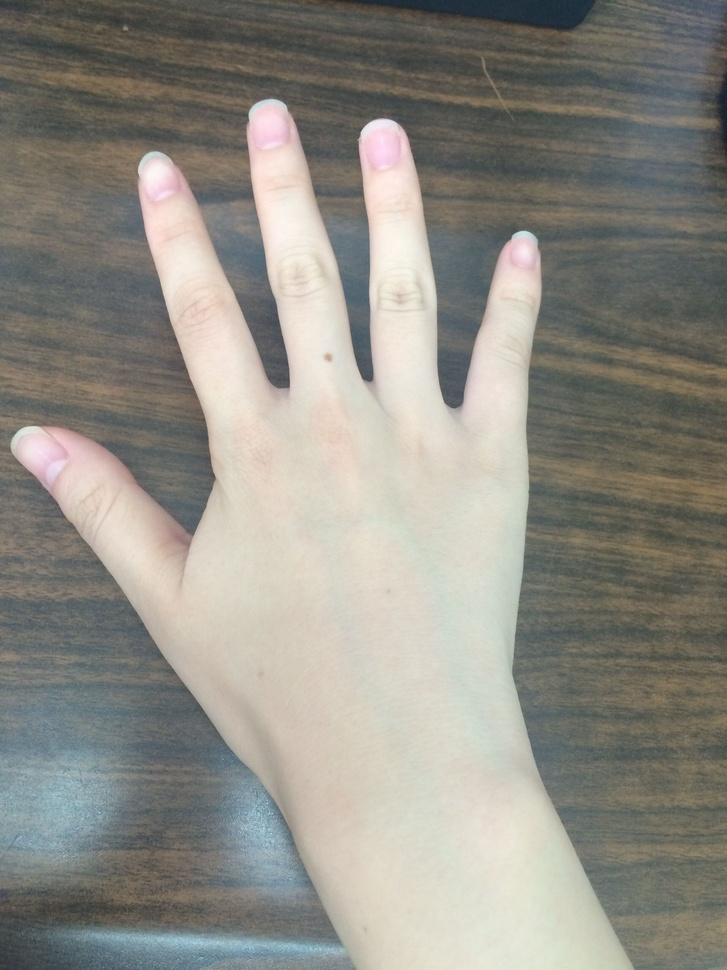
//> input picture edge_detection/hand.jpg, 727 x 970 px, shrunk from 2448 x 3264 before the run
$ ./main   (built with g++ and OpenCV 4)
//> lines starting //> are read from the running program, lines starting //| are printed output that depends on the picture
#include <cv.h>
#include <highgui.h>


IplImage* doCanny(IplImage* in, double lowThresh, double highThresh, double aperture)
{
    if(in->nChannels != 1)
            return (0);
    IplImage* out=cvCreateImage(cvGetSize(in),IPL_DEPTH_8U,1);
    cvCanny(in,out,lowThresh,highThresh,aperture);
    return(out);
}

int main(int argc, char** argv)
{
    IplImage* img_rgb=cvLoadImage("E:/opencv/project/edge_detection/hand.jpg");
//> img_rgb is the input picture: 970 rows x 727 cols, CV_8UC3; mean B, G, R 133.7, 141.7, 143.7
    IplImage* img_gry=cvCreateImage(cvSize(img_rgb->width, img_rgb->height),img_rgb->depth, 1);
    cvCvtColor(img_rgb, img_gry, CV_RGB2GRAY);
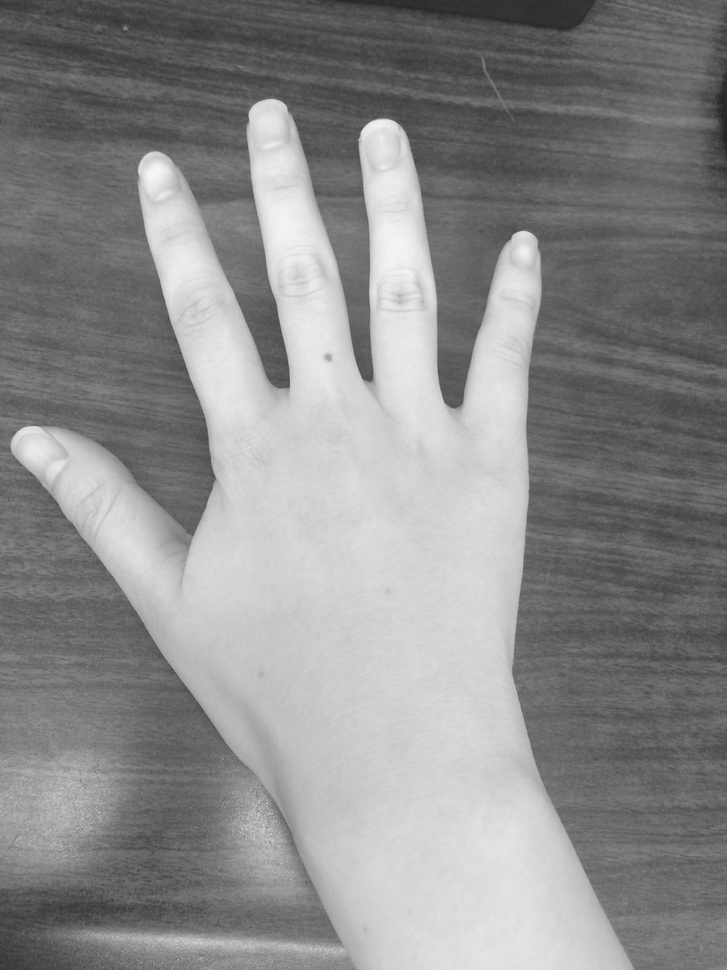
//> img_gry: 970 rows x 727 cols, CV_8UC1; min 32, max 248, mean 139.5
    cvNamedWindow("Window_gray",0);
    cvNamedWindow("Window_canny",0);
    cvShowImage("Window_gray",img_gry);
    IplImage* img_canny=doCanny(img_gry,60,120,3);
//> in doCanny, `cvCanny(in,out,lowThresh,highThresh,aperture);`:
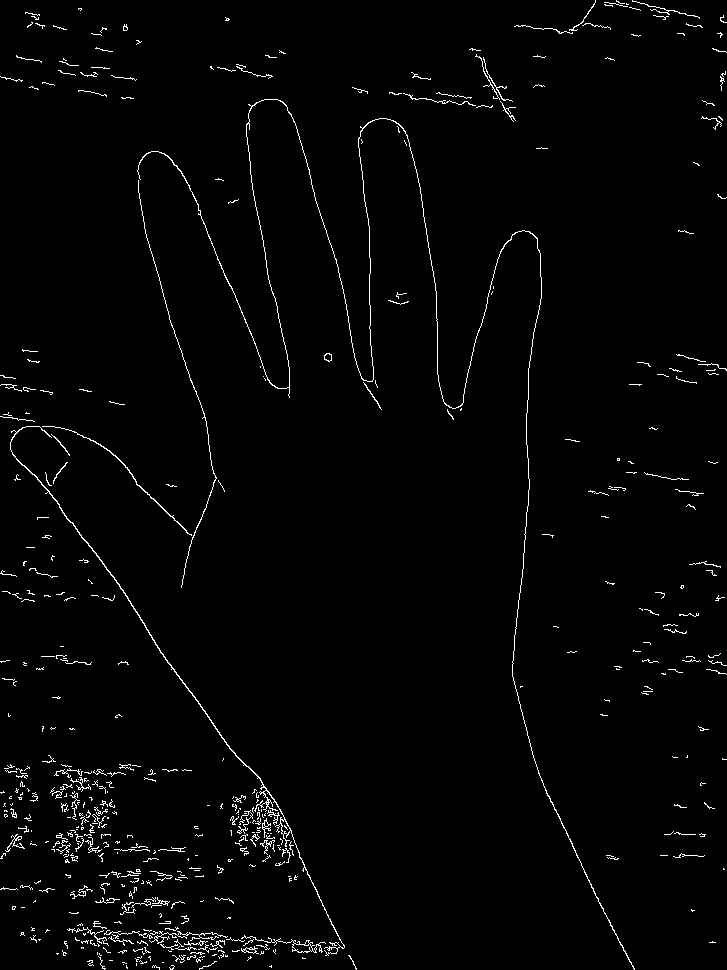
//> out: 970 rows x 727 cols, CV_8UC1; 1.8% white in thin lines or dots
    cvShowImage("Window_canny",img_canny);
    cvWaitKey(0);
    cvReleaseImage(&img_rgb);
    cvReleaseImage(&img_gry);
    cvReleaseImage(&img_canny);
    cvDestroyWindow("Window_gry");
    cvDestroyWindow("Window_canny");
}
